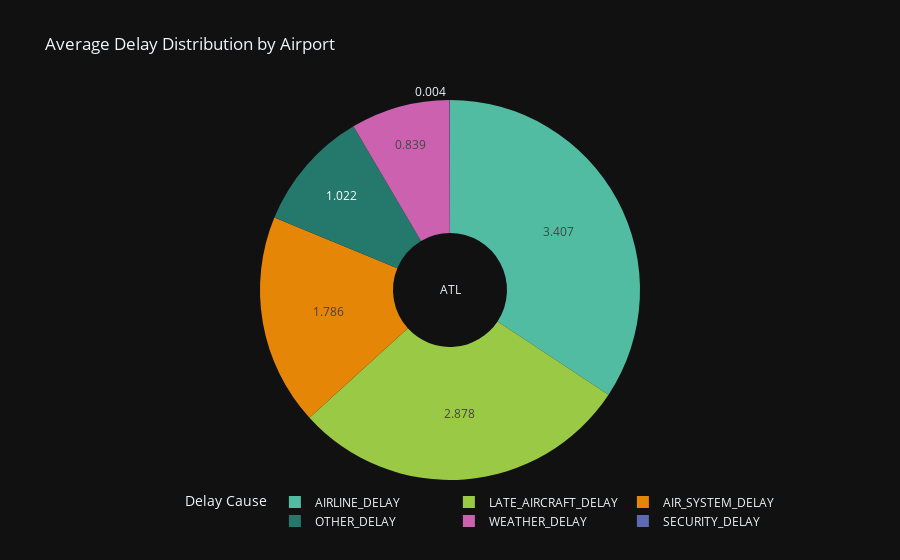

The notebook cell this image was saved under:
### Code cell
airport = "ATL"
values2 = df_airports[delay_labels].iloc[df_airports[df_airports["ORIGIN_AIRPORT"]==airport].index[0]]
fig_pie = go.Figure()
fig_pie.add_trace(go.Pie(labels=values2.index, values=values2, direction ='clockwise', marker_colors=px.colors.qualitative.Vivid, 
                            hole=.3, title = airport))
fig_pie.update_layout(title_text="Average Delay Distribution by Airport", legend_title="Delay Cause", template="plotly_dark",
                    legend=dict(orientation="h", y=-0.02, x =0.08))
fig_pie.update_traces(hoverinfo='label+percent', textinfo='value')

### Figure 1 — Plotly figure (JSON) as saved in the notebook; plotly's stock layout.template omitted (floating-point values rounded to 4 significant figures)
{"data": [{"direction": "clockwise", "hole": 0.3, "hoverinfo": "label+percent", "labels": ["AIR_SYSTEM_DELAY", "SECURITY_DELAY", "AIRLINE_DELAY", "LATE_AIRCRAFT_DELAY", "WEATHER_DELAY", "OTHER_DELAY"], "marker": {"colors": ["rgb(229, 134, 6)", "rgb(93, 105, 177)", "rgb(82, 188, 163)", "rgb(153, 201, 69)", "rgb(204, 97, 176)", "rgb(36, 121, 108)", "rgb(218, 165, 27)", "rgb(47, 138, 196)", "rgb(118, 78, 159)", "rgb(237, 100, 90)", "rgb(165, 170, 153)"]}, "textinfo": "value", "title": {"text": "ATL"}, "type": "pie", "values": [1.786, 0.004, 3.407, 2.878, 0.839, 1.022]}], "layout": {"legend": {"orientation": "h", "title": {"text": "Delay Cause"}, "x": 0.08, "y": -0.02}, "title": {"text": "Average Delay Distribution by Airport"}}}
